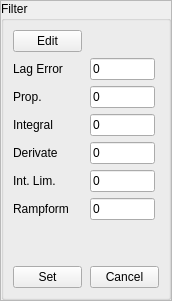
                <widget class="QFrame" name="frameParamFilter_set">
                 <property name="sizePolicy">
                  <sizepolicy hsizetype="Preferred" vsizetype="Expanding">
                   <horstretch>0</horstretch>
                   <verstretch>1</verstretch>
                  </sizepolicy>
                 </property>
                 <property name="maximumSize">
                  <size>
                   <width>170</width>
                   <height>16777215</height>
                  </size>
                 </property>
                 <property name="frameShape">
                  <enum>QFrame::Shape::StyledPanel</enum>
                 </property>
                 <property name="frameShadow">
                  <enum>QFrame::Shadow::Raised</enum>
                 </property>
                 <layout class="QVBoxLayout" name="layout_frameParamFilter_set">
                  <property name="spacing">
                   <number>0</number>
                  </property>
                  <property name="leftMargin">
                   <number>0</number>
                  </property>
                  <property name="topMargin">
                   <number>0</number>
                  </property>
                  <property name="rightMargin">
                   <number>0</number>
                  </property>
                  <property name="bottomMargin">
                   <number>0</number>
                  </property>
                  <item>
                   <widget class="QGroupBox" name="gbFilter_set">
                    <property name="maximumSize">
                     <size>
                      <width>170</width>
                      <height>16777215</height>
                     </size>
                    </property>
                    <property name="title">
                     <string>Filter</string>
                    </property>
                    <layout class="QGridLayout" name="layoutFilter_2_set">
                     <property name="horizontalSpacing">
                      <number>8</number>
                     </property>
                     <property name="verticalSpacing">
                      <number>6</number>
                     </property>
                     <item row="5" column="0">
                      <widget class="QLabel" name="lblIL_2_set">
                       <property name="text">
                        <string>Int. Lim.</string>
                       </property>
                      </widget>
                     </item>
                     <item row="4" column="0">
                      <widget class="QLabel" name="lblD_2_set">
                       <property name="text">
                        <string>Derivate</string>
                       </property>
                      </widget>
                     </item>
                     <item row="2" column="1">
                      <widget class="QLineEdit" name="txtP_2_set">
                       <property name="maximumSize">
                        <size>
                         <width>65</width>
                         <height>16777215</height>
                        </size>
                       </property>
                       <property name="text">
                        <string>0</string>
                       </property>
                      </widget>
                     </item>
                     <item row="6" column="0">
                      <widget class="QLabel" name="lblRamp_2_set">
                       <property name="text">
                        <string>Rampform</string>
                       </property>
                      </widget>
                     </item>
                     <item row="1" column="1">
                      <widget class="QLineEdit" name="txtLagError_2_set">
                       <property name="maximumSize">
                        <size>
                         <width>65</width>
                         <height>16777215</height>
                        </size>
                       </property>
                       <property name="text">
                        <string>0</string>
                       </property>
                       <property name="readOnly">
                        <bool>true</bool>
                       </property>
                      </widget>
                     </item>
                     <item row="4" column="1">
                      <widget class="QLineEdit" name="txtD_2_set">
                       <property name="maximumSize">
                        <size>
                         <width>65</width>
                         <height>16777215</height>
                        </size>
                       </property>
                       <property name="text">
                        <string>0</string>
                       </property>
                      </widget>
                     </item>
                     <item row="5" column="1">
                      <widget class="QLineEdit" name="txtIL_2_set">
                       <property name="maximumSize">
                        <size>
                         <width>65</width>
                         <height>16777215</height>
                        </size>
                       </property>
                       <property name="text">
                        <string>0</string>
                       </property>
                      </widget>
                     </item>
                     <item row="0" column="0">
                      <widget class="QPushButton" name="btnFilterEdit_set">
                       <property name="sizePolicy">
                        <sizepolicy hsizetype="Preferred" vsizetype="Fixed">
                         <horstretch>0</horstretch>
                         <verstretch>0</verstretch>
                        </sizepolicy>
                       </property>
                       <property name="visible">
                        <bool>false</bool>
                       </property>
                       <property name="text">
                        <string>Edit</string>
                       </property>
                      </widget>
                     </item>
                     <item row="3" column="1">
                      <widget class="QLineEdit" name="txtI_2_set">
                       <property name="maximumSize">
                        <size>
                         <width>65</width>
                         <height>16777215</height>
                        </size>
                       </property>
                       <property name="text">
                        <string>0</string>
                       </property>
                      </widget>
                     </item>
                     <item row="1" column="0">
                      <widget class="QLabel" name="lblLagError_2_set">
                       <property name="text">
                        <string>Lag Error</string>
                       </property>
                      </widget>
                     </item>
                     <item row="3" column="0">
                      <widget class="QLabel" name="lblI_2_set">
                       <property name="text">
                        <string>Integral</string>
                       </property>
                      </widget>
                     </item>
                     <item row="9" column="0">
                      <widget class="QPushButton" name="btnFilterSet_set">
                       <property name="text">
                        <string>Set</string>
                       </property>
                      </widget>
                     </item>
                     <item row="6" column="1">
                      <widget class="QLineEdit" name="txtRamp_2_set">
                       <property name="maximumSize">
                        <size>
                         <width>65</width>
                         <height>16777215</height>
                        </size>
                       </property>
                       <property name="text">
                        <string>0</string>
                       </property>
                      </widget>
                     </item>
                     <item row="9" column="1">
                      <widget class="QPushButton" name="btnFilterCancel_set">
                       <property name="visible">
                        <bool>false</bool>
                       </property>
                       <property name="text">
                        <string>Cancel</string>
                       </property>
                      </widget>
                     </item>
                     <item row="2" column="0">
                      <widget class="QLabel" name="lblP_2_set">
                       <property name="text">
                        <string>Prop.</string>
                       </property>
                      </widget>
                     </item>
                     <item row="7" column="0">
                      <spacer name="verticalSpacer_2_set">
                       <property name="orientation">
                        <enum>Qt::Orientation::Vertical</enum>
                       </property>
                       <property name="sizeHint" stdset="0">
                        <size>
                         <width>20</width>
                         <height>40</height>
                        </size>
                       </property>
                      </spacer>
                     </item>
                    </layout>
                   </widget>
                  </item>
                 </layout>
                </widget>
